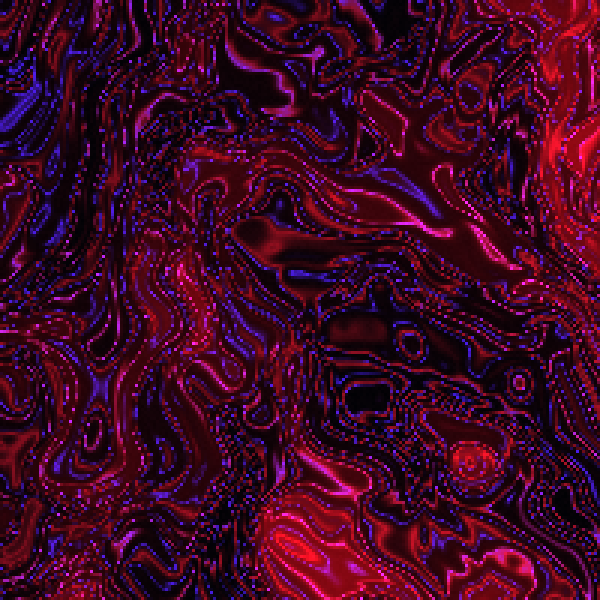
Frame 1 (no input)
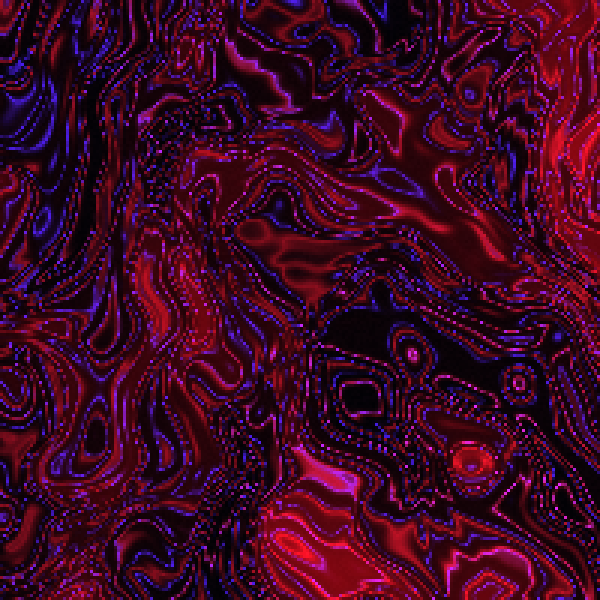
Frame 60 (no input)
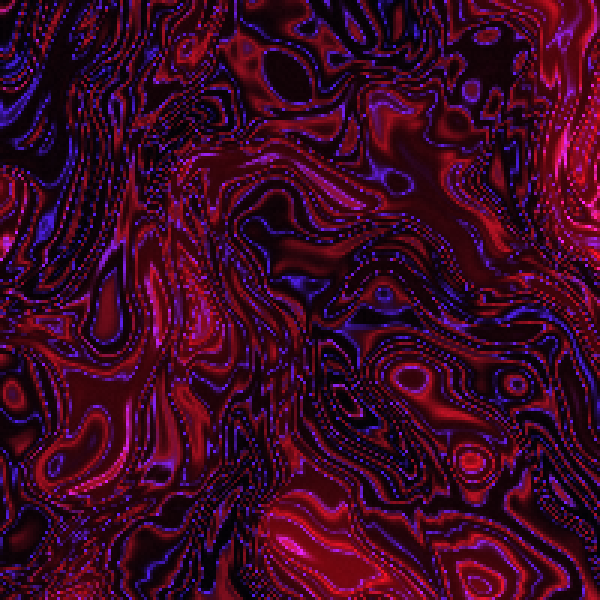
Frame 120 (the mouse pressed at the canvas centre since frame 60)

The p5.js sketch that drew these frames (run headless with seeded random() and noise() and a simulated clock; from frame 60 on, the mouse is pressed at the canvas centre):

// p5.js sketch
// ── sketch.js
function tixy(t, i, x, y) {
    // t = secondi (con decimali)
    // i = indice del pixel
    // x = coordinata x da 0.0 a 1.0
    // y = coordinata y da 0.0 a 1.0

    // un ciclo di circa 80 secondi: parte dal dettaglio pieno, passa alla fase
    // verde e torna, così il contrasto si vede anche in una visione breve
    let ciclo = 0.5 + 0.5 * cos(t * 0.08);
    let dettaglio = 0.1 + 0.9 * pow(ciclo, 2);

    // il verde sale proprio nelle fasi semplici, per contrasto con il rosso/viola
    let ondataVerde = pow(1 - ciclo, 2) * 20;

    // il primo rumore sposta lo spazio lungo un vortice: è il domain warping,
    // e trasforma le macchie morbide in pieghe e venature
    let warp = noise(x * 1.6, y * 1.6, t * 0.03);
    let angolo = warp * 6.2831;
    let mx = x + cos(angolo) * 0.45;
    let my = y + sin(angolo) * 0.45;

    // il secondo rumore è la materia: una sostanza densa che scorre lenta
    let materia = noise(mx * 3.6, my * 3.6, t * 0.04);

    // zone di rosso denso separate da vuoti quasi neri
    let massa = pow(max(0, materia - 0.42), 1.5) * 700 * (0.6 + warp);

    // strato largo di rosso spento: riempie i passaggi fra il nero e le creste
    let carne = max(0, materia - 0.25) * 70;

    // le creste della materia diventano filamenti sottili, non macchie
    let vena = 1 - abs(sin(materia * 50 + warp * 3 + t * 0.25));
    vena = pow(vena, 2.5);

    // il blu non è un punto a sé: cresce dove cresce il rosso, come il violetto
    // che traspare sotto la superficie delle vene
    let venaBlu = vena * (0.18 + 0.08 * warp);

    // in più, qualche filamento sottile quasi solo blu, a frequenza diversa
    // dalle vene rosse: l'esponente lo riduce a una linea di pochi pixel
    let filo = 1 - abs(sin(materia * 74 + warp * 2.2 - t * 0.18));
    // alone debole intorno al filo: ne ammorbidisce il bordo sui pixel vicini
    let aloneFilo = pow(filo, 3) * 0.3;
    filo = pow(filo, 6);

    // respiro lento che attraversa l'immagine
    let respiro = 0.85 + 0.15 * sin(t * 0.6 - x * 4 - y * 2);

    // grana minuta: rompe la levigatezza del rumore senza diventare disturbo
    let grana = random(-3, 3);

    // massa e carne restano sempre: cambia solo il peso delle cose finissime
    let r = 4 + carne + massa * respiro
          + (vena * 170 * respiro + filo * 60 + aloneFilo * 25) * dettaglio + grana;
    let g = 2 + carne * 0.03 + massa * 0.045 * respiro + ondataVerde
          + (vena * 16 * respiro + filo * 25 + aloneFilo * 8) * dettaglio + grana * 0.4;
    let b = 6 + carne * 0.05 + massa * 0.10 * respiro
          + (venaBlu * 150 * respiro + filo * 210 + aloneFilo * 70) * dettaglio + grana * 0.6;

    return [r, g, b];
}

let risoluzione = 200;
let bitmap;

function setup() {
    createCanvas(600, 600);
    pixelDensity(1);
    noSmooth();
    bitmap = createImage(risoluzione, risoluzione);
    bitmap.loadPixels();
    bitmap.pixels.fill(255);
}

function draw() {
    background(0);
    let i = 0;
    let t = millis()/1000;
    let iPix = 0;
    for (let y = 0; y < risoluzione; y++) {
        let yn = y/risoluzione; 
        for (let x = 0; x < risoluzione; x++, i++) {
            let xn = x/risoluzione;
            let col = tixy(t, i, xn, yn);
            bitmap.pixels[iPix++] = col[0];
            bitmap.pixels[iPix++] = col[1];
            bitmap.pixels[iPix++] = col[2];
            iPix++;
        }
    }
    bitmap.updatePixels();
    image(bitmap, 0, 0, width, height);
}

// ── style.css
html, body {
  margin: 0;
  padding: 0;
  background-color: #000;
}

/* la tela al centro della finestra; se è più grande, parte dall'angolo
   in alto a sinistra e la pagina scorre, invece di tagliarne i bordi */
body {
  min-height: 100vh;
  display: flex;
  flex-direction: column;
  justify-content: safe center;
  align-items: safe center;
}

canvas {
  display: block;
}
